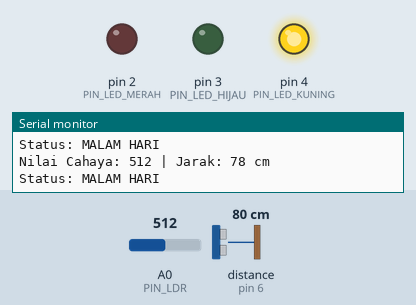
This sketch was run on a simulated Arduino Uno, built with avr-gcc and run on an emulated ATmega328P. Shown: output pins drawn as LEDs (lit = HIGH), the last lines printed to the serial monitor. Wiring (inferred from the names in the program): ultrasonic range finder: trigger pin 5; echo pin 6. The test bench sets the inputs (shaded band); at power-on: A0 (PIN_LDR) = 512, distance to the obstacle (sensor on pin 6) 80 cm. The echo pulse lasts 58.3 µs per cm; pins used as bus, display or sensor lines are not drawn.

Above: at 1.2 s.
1.3 s: A0 (PIN_LDR) set to 307
2.8 s: A0 (PIN_LDR) set to 289
At 3.9 s:
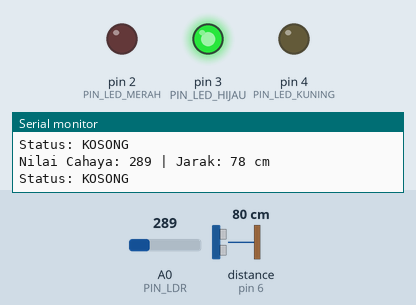
4.3 s: distance to the obstacle (sensor on pin 6) set to 64 cm
5.8 s: distance to the obstacle (sensor on pin 6) set to 55 cm
At 6.2 s:
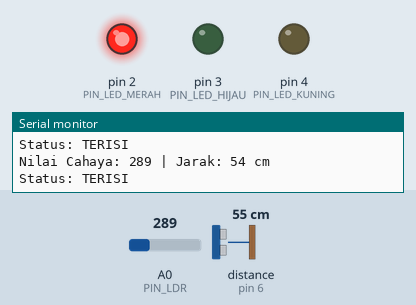
7.3 s: distance to the obstacle (sensor on pin 6) set to 250 cm
At 8.6 s:
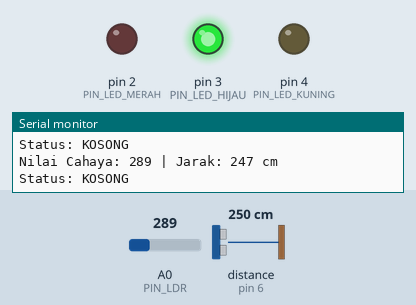
8.9 s: distance to the obstacle (sensor on pin 6) set to 2 cm
At 10.4 s:
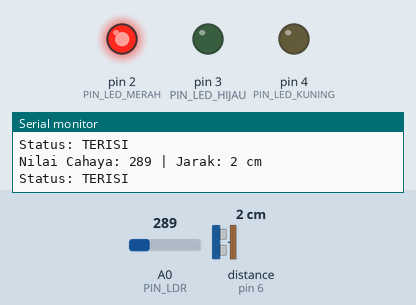
Timing chart, 0 to 11.5 s (numbered marks = the images above; inputs shaded):
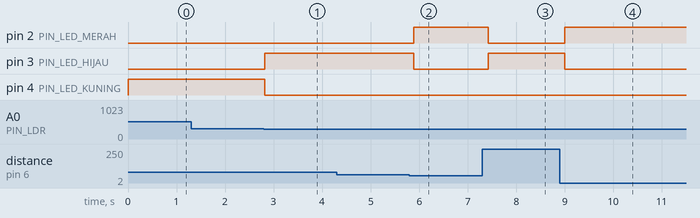

The sketch:

main.ino
```cpp
// Arduino Code

const int PIN_LED_MERAH = 2;
const int PIN_LED_HIJAU = 3;
const int PIN_LED_KUNING = 4;
const int PIN_TRIG = 5;
const int PIN_ECHO = 6;
const int PIN_LDR = A0;
const int BATAS_GELAP = 300;
const int BATAS_JARAK_DEKAT = 60;

void setup() {
 pinMode(PIN_LED_MERAH, OUTPUT);
 pinMode(PIN_LED_HIJAU, OUTPUT);
 pinMode(PIN_LED_KUNING, OUTPUT);
 pinMode(PIN_TRIG, OUTPUT);
 pinMode(PIN_ECHO, INPUT);
 Serial.begin(9600);
}

void loop() {
 int nilaiCahaya = analogRead(PIN_LDR);
 long jarakCm = ukurJarak();
 Serial.print("Nilai Cahaya: ");
 Serial.print(nilaiCahaya);
 Serial.print(" | Jarak: ");
 Serial.print(jarakCm);
 Serial.println(" cm");
 if (nilaiCahaya > BATAS_GELAP) {
 setLED(LOW, LOW, HIGH);
 Serial.println("Status: MALAM HARI");
 }
 else {
 if (jarakCm > 0 && jarakCm < BATAS_JARAK_DEKAT) {
 setLED(HIGH, LOW, LOW);
 Serial.println("Status: TERISI");
 } else {
 setLED(LOW, HIGH, LOW);
 Serial.println("Status: KOSONG");
 }
 }
 delay(250);
}

long ukurJarak() {
 digitalWrite(PIN_TRIG, LOW);
 delayMicroseconds(2);
 digitalWrite(PIN_TRIG, HIGH);
 delayMicroseconds(10);
 digitalWrite(PIN_TRIG, LOW);
 long durasi = pulseIn(PIN_ECHO, HIGH);
 long jarak = durasi * 0.034 / 2;
 return jarak;
}

void setLED(bool merah, bool hijau, bool kuning) {
 digitalWrite(PIN_LED_MERAH, merah);
 digitalWrite(PIN_LED_HIJAU, hijau);
 digitalWrite(PIN_LED_KUNING, kuning);
}
```

Measured:
- the behaviour switches between 301 and 300 on A0 (PIN_LDR) (found by bisection; images 0 and 1)
- the behaviour switches between 61 and 60 cm on distance to the obstacle (sensor on pin 6) (found by bisection; images 1 and 2)
- after the input at 2.8 s, pin 3 (PIN_LED_HIJAU): LOW → HIGH at once; pin 4 (PIN_LED_KUNING): HIGH → LOW at once
- after the input at 5.8 s, pin 2 (PIN_LED_MERAH): LOW → HIGH after 0.09 s; pin 3 (PIN_LED_HIJAU): HIGH → LOW after 0.09 s
- after the input at 7.3 s, pin 2 (PIN_LED_MERAH): HIGH → LOW after 0.12 s; pin 3 (PIN_LED_HIJAU): LOW → HIGH after 0.12 s
- after the input at 8.9 s, pin 2 (PIN_LED_MERAH): LOW → HIGH after 0.10 s; pin 3 (PIN_LED_HIJAU): HIGH → LOW after 0.10 s
